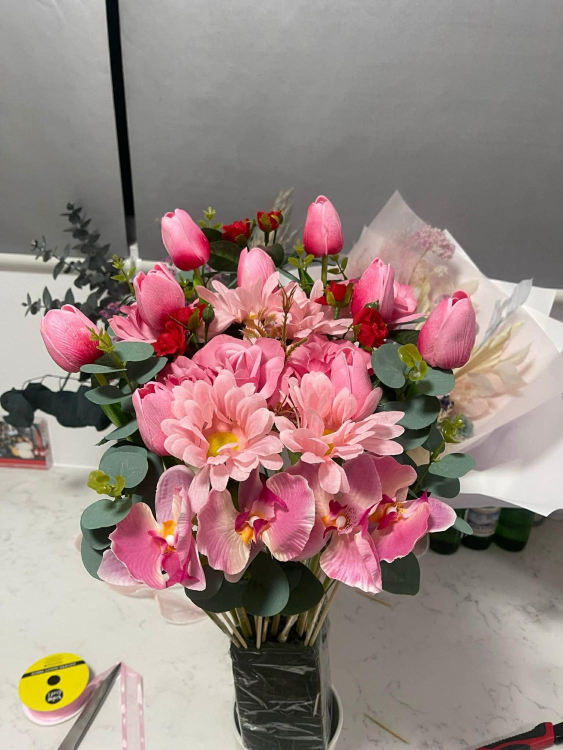
#> input picture images/gallery/bouquet-workshop.jpg, 1125 x 1500 px (shown at 1/2 size); its folder holds only this picture in this run
$ python make_webp.py
#> lines starting #> are read from the running program, lines starting #| are printed output that depends on the picture
"""Make the WebP versions the site's <img srcset> attributes point to.

For every images/gallery/NAME.jpg this writes, next to it:
  NAME-480.webp   (phone tiles, two-up grids)
  NAME-800.webp   (full-width on phones)
  NAME.webp       (original width, desktop)

Run after adding or replacing a photo:   python tools/make_webp.py
Needs Pillow (pip install pillow). Then give the new <img> a srcset like the
existing ones (see index.html), e.g.
  srcset="images/gallery/NAME-480.webp 480w, images/gallery/NAME-800.webp 800w,
          images/gallery/NAME.webp <original width>w"
"""
import glob
import os

from PIL import Image, ImageOps

QUALITY = 78
HERE = os.path.dirname(os.path.abspath(__file__))
GALLERY = os.path.join(HERE, "..", "images", "gallery")

for path in sorted(glob.glob(os.path.join(GALLERY, "*.jpg"))):
    base = path[:-4]
    image = ImageOps.exif_transpose(Image.open(path)).convert("RGB")
#> image is the input picture: PIL image 1125x1500 RGB; mean R, G, B 152.7, 131.4, 127.1
    width, height = image.size
#> width = 1125; height = 1500
    for target, suffix in ((480, "-480"), (800, "-800"), (width, "")):
        out = image if target >= width else image.resize(
            (target, round(height * target / width)), Image.LANCZOS)
        out.save(f"{base}{suffix}.webp", "WEBP", quality=QUALITY, method=6)
#> this loop made 3 passes
#> pass 1, `out = image if target >= width else image.resize( (target, round(heigh..`:
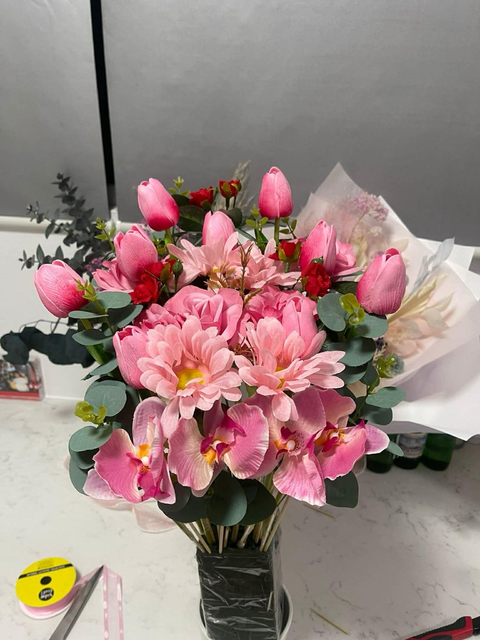
#> out: PIL image 480x640 RGB; mean R, G, B 152.7, 131.4, 127.1
    print(f"{os.path.basename(path)}: {width}px wide -> 480 / 800 / {width} WebP")
#| bouquet-workshop.jpg: 1125px wide -> 480 / 800 / 1125 WebP
